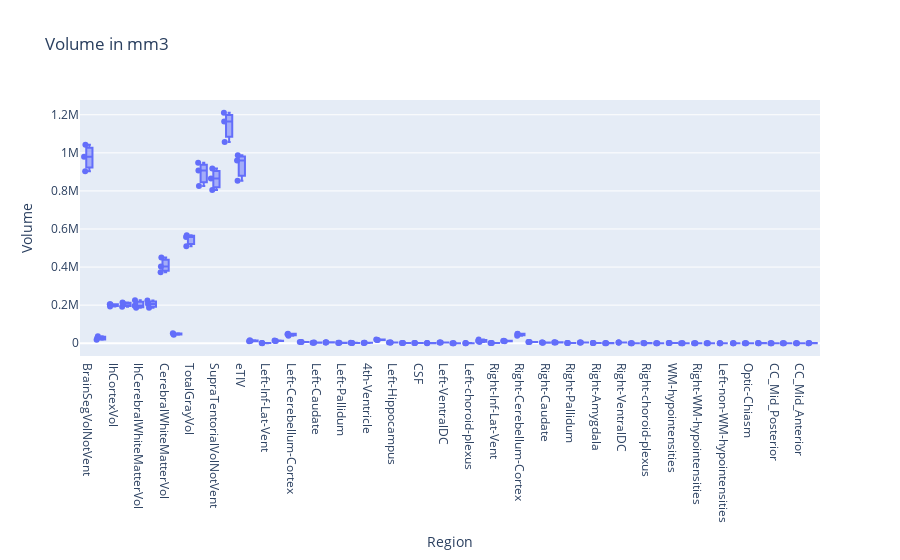

The notebook cell this image was saved under:
### Code cell
df_long = my_dataframe4.reset_index().melt(id_vars='subjects', var_name='Region', value_name='Volume')

fig = px.box(df_long, x='Region', y='Volume', hover_name='subjects', boxmode="overlay", points='all',
             title='Volume in mm3')

fig.show()

### Figure 1 — Plotly figure (JSON) as saved in the notebook; plotly's stock layout.template omitted (floating-point values rounded to 4 significant figures; data arrays with more than 128 entries replaced by an {"elided": "..."} marker saying what was removed)
{"data": [{"alignmentgroup": "True", "boxpoints": "all", "hovertemplate": "<b>%{hovertext}</b><br><br>Region=%{x}<br>Volume=%{y}<extra></extra>", "hovertext": {"elided": "174 str values"}, "legendgroup": "", "marker": {"color": "#636efa"}, "name": "", "notched": false, "offsetgroup": "", "orientation": "v", "showlegend": false, "type": "box", "x": {"elided": "174 str values"}, "x0": " ", "xaxis": "x", "y": {"elided": "174 float values"}, "y0": " ", "yaxis": "y"}], "layout": {"boxmode": "overlay", "legend": {"tracegroupgap": 0}, "title": {"text": "Volume in mm3"}, "xaxis": {"anchor": "y", "domain": [0, 1], "title": {"text": "Region"}}, "yaxis": {"anchor": "x", "domain": [0, 1], "title": {"text": "Volume"}}}}
